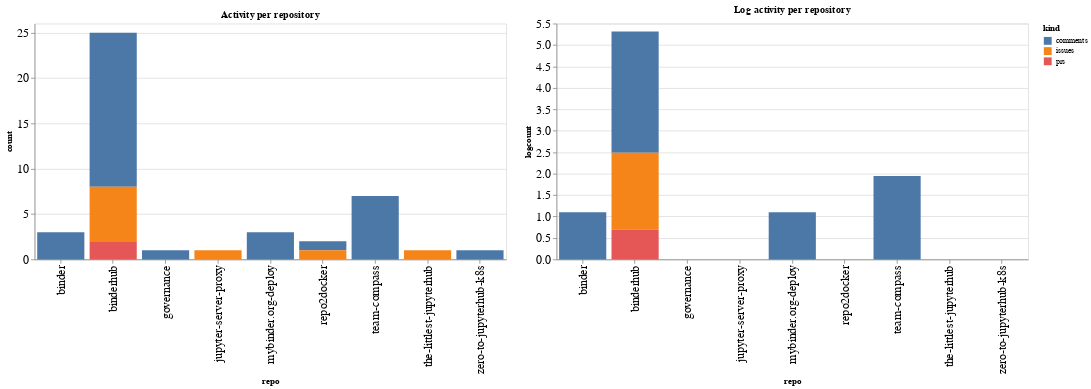

Notebook cell for this chart:
### Code cell
ch1 = alt.Chart(repo_summaries, width=600, title="Activity per repository").mark_bar().encode(
    x='repo',
    y='count',
    color='kind',
    tooltip="kind"
)

ch2 = alt.Chart(repo_summaries, width=600, title="Log activity per repository").mark_bar().encode(
    x='repo',
    y='logcount',
    color='kind',
    tooltip="kind"
)

ch1 | ch2

### Figure 1 — Vega-Lite specification as saved in the notebook (floating-point values rounded to 4 significant figures)
{"config": {"axisLeft": {"labelFontSize": 15}, "axisBottom": {"labelFontSize": 15}}, "hconcat": [{"mark": "bar", "encoding": {"color": {"type": "nominal", "field": "kind"}, "tooltip": {"type": "nominal", "field": "kind"}, "x": {"type": "nominal", "field": "repo"}, "y": {"type": "quantitative", "field": "count"}}, "title": "Activity per repository", "width": 600}, {"mark": "bar", "encoding": {"color": {"type": "nominal", "field": "kind"}, "tooltip": {"type": "nominal", "field": "kind"}, "x": {"type": "nominal", "field": "repo"}, "y": {"type": "quantitative", "field": "logcount"}}, "title": "Log activity per repository", "width": 600}], "data": {"name": "data-bf16f2d6838982d41d4ae02d3cfc040e"}, "$schema": "https://vega.github.io/schema/vega-lite/v4.8.1.json", "datasets": {"data-bf16f2d6838982d41d4ae02d3cfc040e": [{"repo": "binder", "kind": "comments", "count": 3, "logcount": 1.099}, {"repo": "binderhub", "kind": "comments", "count": 17, "logcount": 2.833}, {"repo": "binderhub", "kind": "issues", "count": 6, "logcount": 1.792}, {"repo": "binderhub", "kind": "prs", "count": 2, "logcount": 0.6931}, {"repo": "governance", "kind": "comments", "count": 1, "logcount": 0.0}, {"repo": "jupyter-server-proxy", "kind": "issues", "count": 1, "logcount": 0.0}, {"repo": "mybinder.org-deploy", "kind": "comments", "count": 3, "logcount": 1.099}, {"repo": "repo2docker", "kind": "comments", "count": 1, "logcount": 0.0}, {"repo": "repo2docker", "kind": "issues", "count": 1, "logcount": 0.0}, {"repo": "team-compass", "kind": "comments", "count": 7, "logcount": 1.946}, {"repo": "the-littlest-jupyterhub", "kind": "issues", "count": 1, "logcount": 0.0}, {"repo": "zero-to-jupyterhub-k8s", "kind": "comments", "count": 1, "logcount": 0.0}]}}
